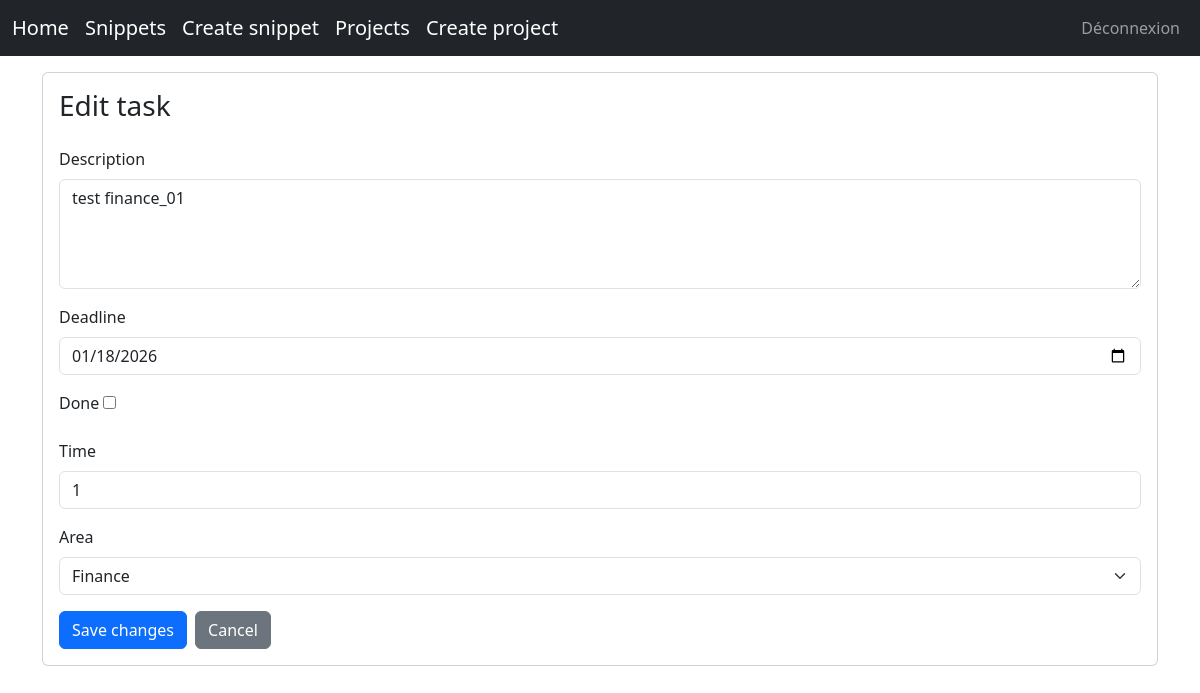
/tasks/tasks/test-finance_01/edit/ (signed in), run on an earlier commit of the app's database.
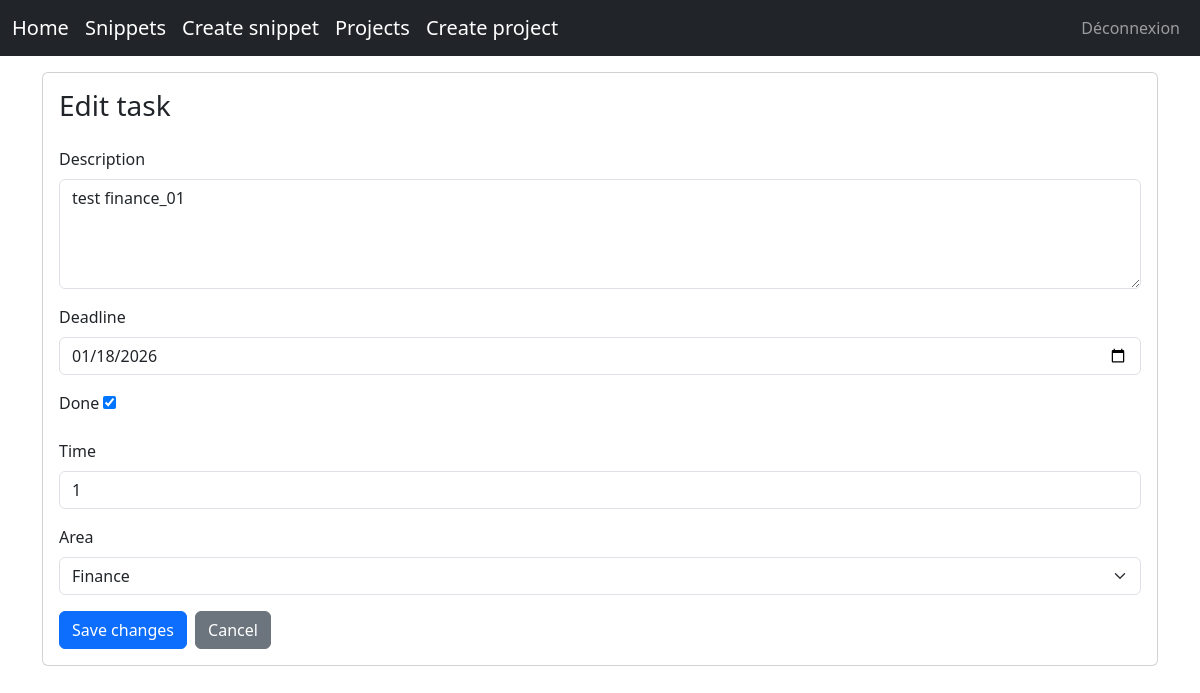
And on a later commit of the database.
### tasks/models.py (models this page shows, shortened)
class Task(models.Model):
    AREA_CHOICES = [
        ('Fin', 'Finance'),
        ('RH', 'Ressources Humaines'),
        ('Org', 'Organisation'),
        ('Dev', 'Code'),
        ('Bud', 'Budget'),
        ('Perso', 'Personnel'),
        ('SRIA', 'SRIA Tools'),
    ]
    description = models.CharField(max_length=255)
    project = models.ForeignKey(
        Project,
        on_delete=models.CASCADE,
        related_name="tasks"
    )
    creator = models.ForeignKey(
        settings.AUTH_USER_MODEL,
        on_delete=models.CASCADE,
        related_name="tasks"
    )
    deadline = models.DateField(blank=True, null=True)
    done = models.BooleanField(default=False)
    slug = models.SlugField(unique=True, blank=True)
    area = models.CharField(max_length=20, choices=AREA_CHOICES, blank=True, null=True)
    time = models.IntegerField(help_text="Time in minutes", blank=True, null=True)
    created_at = models.DateTimeField(auto_now_add=True)
    class Meta:
        ordering = ["done", "deadline"]

### tasks/views.py (the view, shortened to what this page needs)
# urls.py: path("tasks/<slug:slug>/edit/", TaskUpdateView.as_view(), name="task_update"),
class TaskUpdateView(LoginRequiredMixin, UpdateView):
    model = Task
    form_class = TaskForm
    template_name = "tasks/task_form.html"
    context_object_name = "task"
    def get_object(self, queryset=None):
        task = get_object_or_404(Task, slug=self.kwargs["slug"])
        project = task.project
        if project.private:
            if self.request.user != project.creator:
                raise PermissionDenied
        else:
            if (
                self.request.user != project.creator
                and self.request.user != task.creator
            ):
                raise PermissionDenied
        return task

### tasks/forms.py
class TaskForm(forms.ModelForm):
    class Meta:
        model = Task
        fields = [
            "description",
            "deadline",
            "done",
            "time",
            "area",
        ]
        widgets = {
            "description": forms.Textarea(
                attrs={
                    "class": "form-control",
                    "rows": 4,
                    "placeholder": "Describe the task..."
                }
            ),
            "deadline": forms.DateInput(
                attrs={
                    "type": "date",
                    "class": "form-control",
                },
                format="%Y-%m-%d",
            ),
            "time": forms.NumberInput(
                attrs={
                    "class": "form-control",
                    "min": 0,
                }
            ),
            "area": forms.Select(
                attrs={
                    "class": "form-select",
                }
            ),
        }
    def __init__(self, *args, **kwargs):
        super().__init__(*args, **kwargs)
        self.fields["deadline"].input_formats = ["%Y-%m-%d"]

### tasks/templates/tasks/task_form.html (shortened to what this page needs)
{% extends "base.html" %}
{% block content %}
<div class="card">
  <div class="card-body">
    <h3 class="card-title mb-4">
      {% if view.object %}
        Edit task
      {% else %}
        Create a new task
      {% endif %}
    </h3>
    <form method="post">
      {% for field in form %}
        <div class="mb-3">
          <label class="form-label">{{ field.label }}</label>
          {{ field }}
        </div>
      {% endfor %}
      <div class="d-flex gap-2">
        <button type="submit" class="btn btn-primary">
          {% if view.object %}
            Save changes
          {% else %}
            Create
          {% endif %}
        </button>
        <a
          href="{% url 'project_detail' task.project.slug %}"
          class="btn btn-secondary"
        >
          Cancel
        </a>
      </div>
    </form>
  </div>
</div>
{% endblock %}

What changed in the data, as far as the page shows it:
changed Task "test finance_01": done "☐" → "☑"
